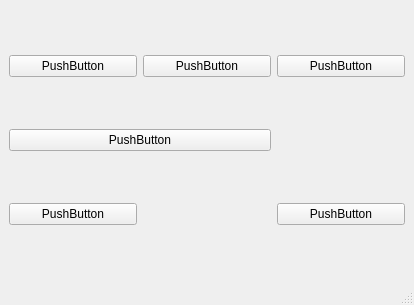
<?xml version="1.0" encoding="UTF-8"?>
<ui version="4.0">
 <class>MainWindow</class>
 <widget class="QMainWindow" name="MainWindow">
  <property name="geometry">
   <rect>
    <x>0</x>
    <y>0</y>
    <width>414</width>
    <height>305</height>
   </rect>
  </property>
  <property name="windowTitle">
   <string>MainWindow</string>
  </property>
  <widget class="QWidget" name="centralwidget">
   <layout class="QGridLayout" name="gridLayout">
    <item row="0" column="0">
     <widget class="QPushButton" name="pushButton">
      <property name="text">
       <string>PushButton</string>
      </property>
     </widget>
    </item>
    <item row="0" column="1">
     <widget class="QPushButton" name="pushButton_2">
      <property name="text">
       <string>PushButton</string>
      </property>
     </widget>
    </item>
    <item row="0" column="2">
     <widget class="QPushButton" name="pushButton_3">
      <property name="text">
       <string>PushButton</string>
      </property>
     </widget>
    </item>
    <item row="2" column="0">
     <widget class="QPushButton" name="pushButton_5">
      <property name="text">
       <string>PushButton</string>
      </property>
     </widget>
    </item>
    <item row="2" column="2">
     <widget class="QPushButton" name="pushButton_6">
      <property name="text">
       <string>PushButton</string>
      </property>
     </widget>
    </item>
    <item row="1" column="0" colspan="2">
     <widget class="QPushButton" name="pushButton_4">
      <property name="text">
       <string>PushButton</string>
      </property>
     </widget>
    </item>
   </layout>
  </widget>
  <widget class="QMenuBar" name="menubar">
   <property name="geometry">
    <rect>
     <x>0</x>
     <y>0</y>
     <width>414</width>
     <height>21</height>
    </rect>
   </property>
  </widget>
  <widget class="QStatusBar" name="statusbar"/>
 </widget>
 <resources/>
 <connections/>
</ui>
